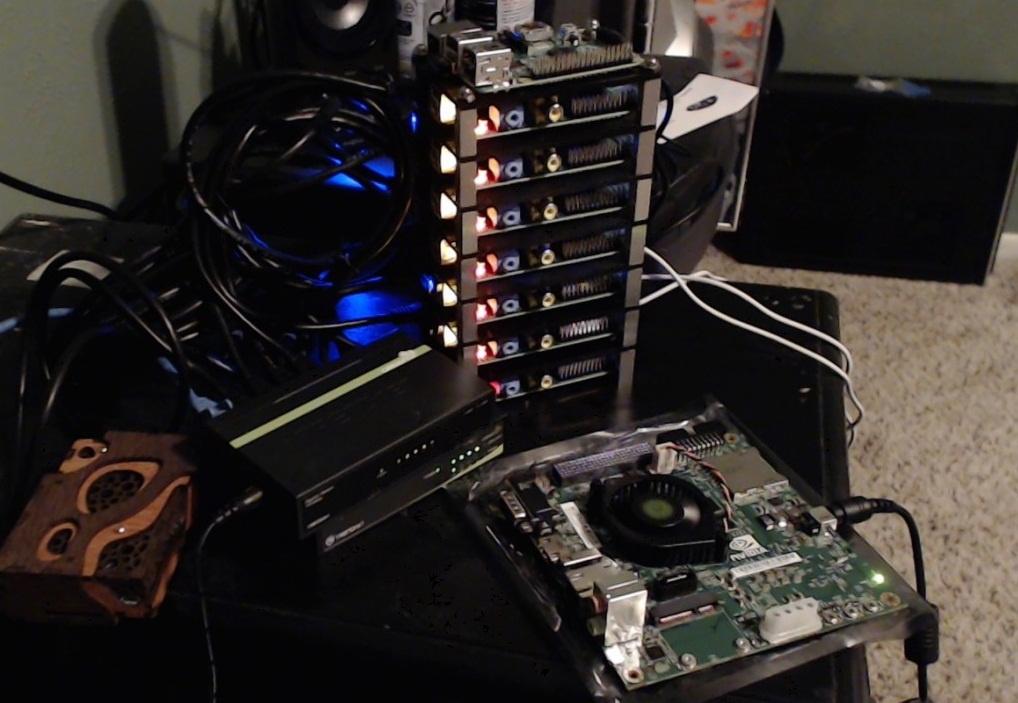
#> input picture media/mainImage.jpg, 1018 x 703 px, given in place of the camera
$ python colorFiltering.py
#> lines starting #> are read from the running program, lines starting #| are printed output that depends on the picture; after the words box and inside, x2 and y2 are one past the last pixel; in counts of white or black regions, pixels touching at a corner belong together
import cv2
import numpy

#Capturing video feed from webcam

capture = cv2.VideoCapture(0) #captures the feed from first webcam
i = 0
while True:
    ret, frame = capture.read()
#> frame is the input picture: shape (703, 1018, 3); mean B, G, R 40.7, 43.2, 48.1
    hsv = cv2.cvtColor(frame, cv2.COLOR_BGR2HSV)
#> hsv: shape (703, 1018, 3); mean H, S, V 61, 68.9, 50.5

    #HSV HUE saturation value
    lowerValue  = numpy.array([100, 150, 35])#hit and trial value
    upperValue  = numpy.array([180, 255, 150]) #hit an trial values

    mask    = cv2.inRange(hsv, lowerValue, upperValue) #binary operation value 1 if it is in range otherwise 0
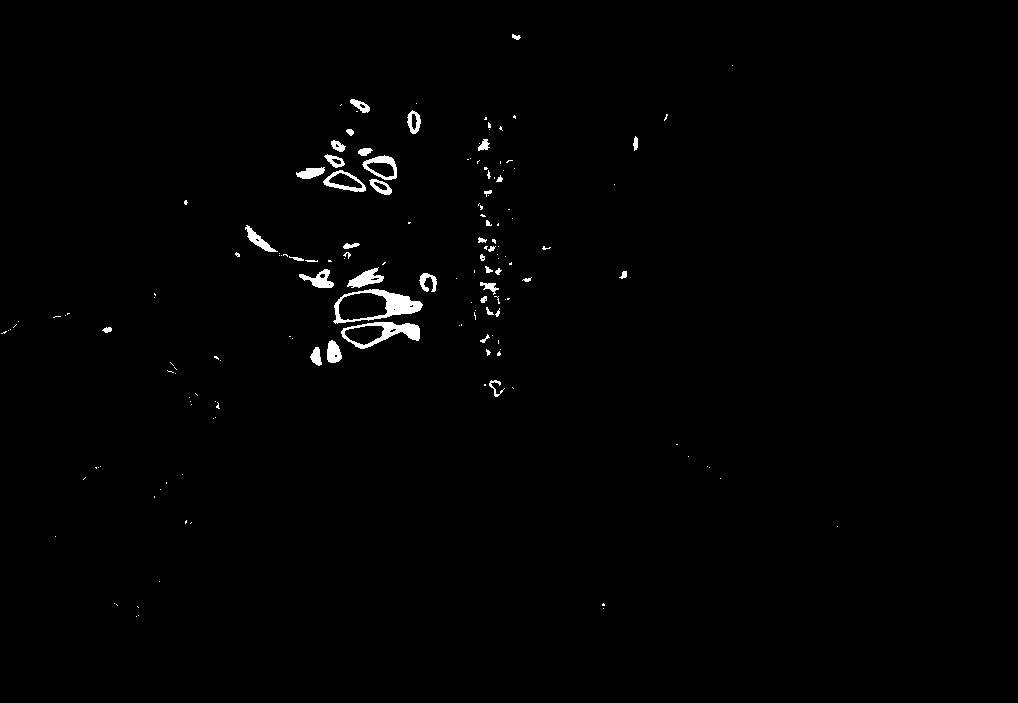
#> mask: shape (703, 1018); 0.91% white; 157 white regions (115 under 20 px), largest, box (x1, y1, x2, y2) and area: (333, 289, 423, 324) 1039, (341, 322, 420, 349) 787, (347, 267, 384, 288) 373
    result  = cv2.bitwise_and(frame, frame, mask=mask)

    ''' Smoothing of Image '''
    kernel = numpy.ones((15, 15), numpy.float32)/15*15
    smoothed = cv2.filter2D(result, -1, kernel)
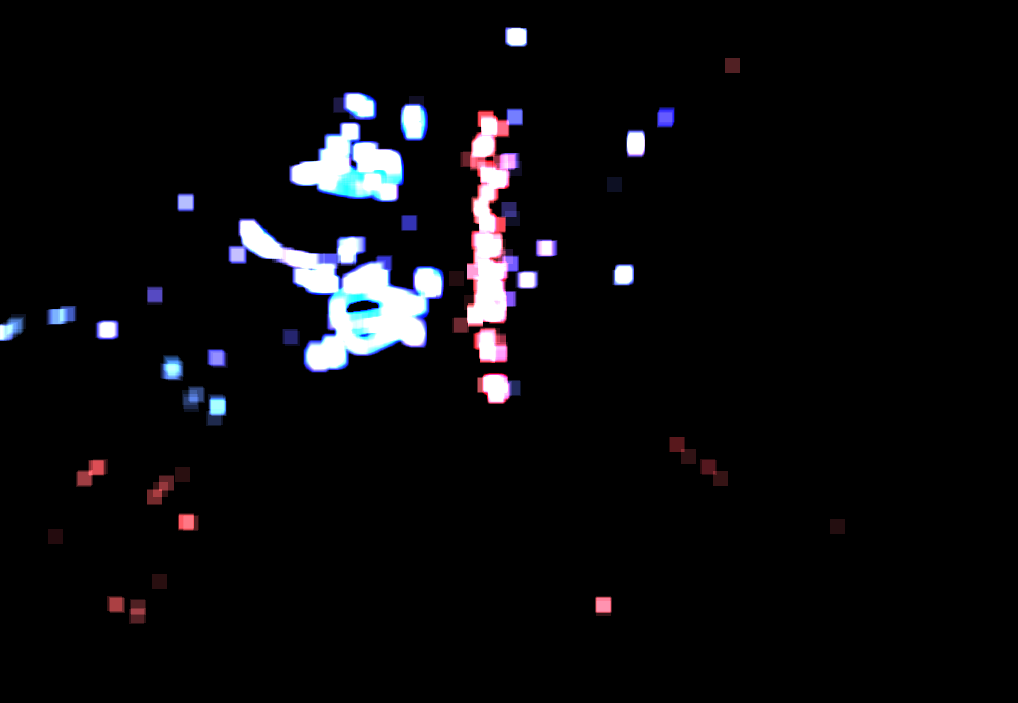
#> smoothed: shape (703, 1018, 3); mean B, G, R 12.4, 10.4, 10.7

    gaussianBlur = cv2.GaussianBlur(result, (15, 15), 0)

    medianBlur = cv2.medianBlur(result, 15)

    bilateralFilter = cv2.bilateralFilter(result, 15, 75, 75)


    #Image Show
    cv2.imshow('Frame',frame)
    cv2.imshow('Mask', mask)
    cv2.imshow('Result', result)
    cv2.imshow('Smoothed', smoothed)
    cv2.imshow('Gaussian Blur', gaussianBlur)
    cv2.imshow('Median Blur', medianBlur)
    cv2.imshow('Median Blur', medianBlur)
    cv2.imshow('Bilateral Filter', bilateralFilter)


    #listens for the pressed key
    if cv2.waitKey(1) & 0xFF == ord('q'):
#> (key q is pressed here)
        break

capture.release()
cv2.destroyAllWindows()
